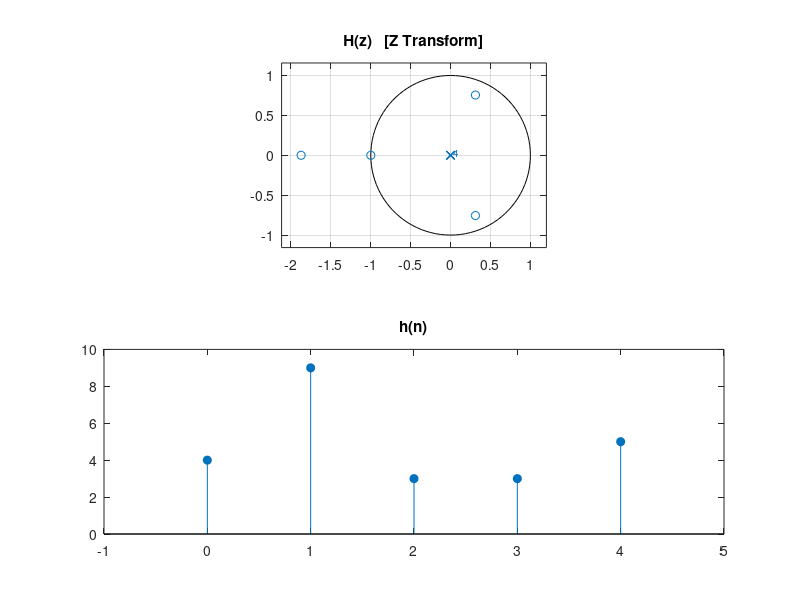
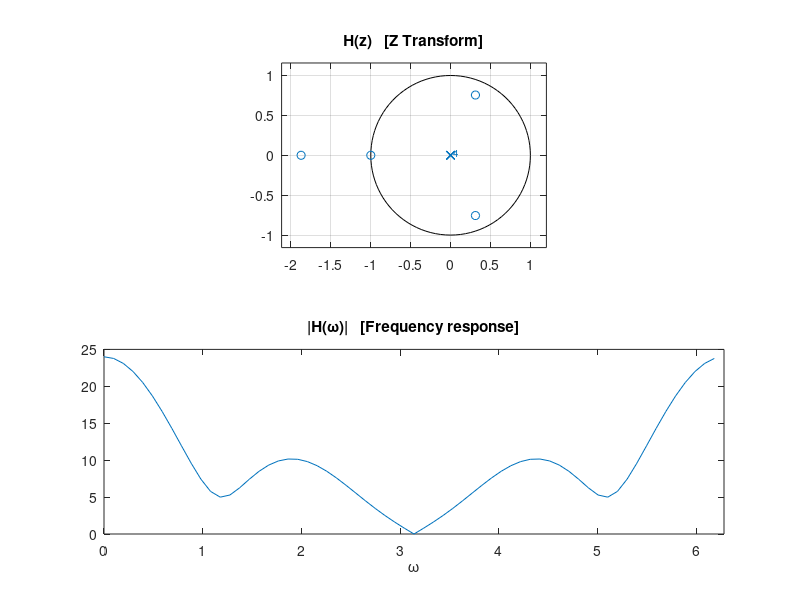
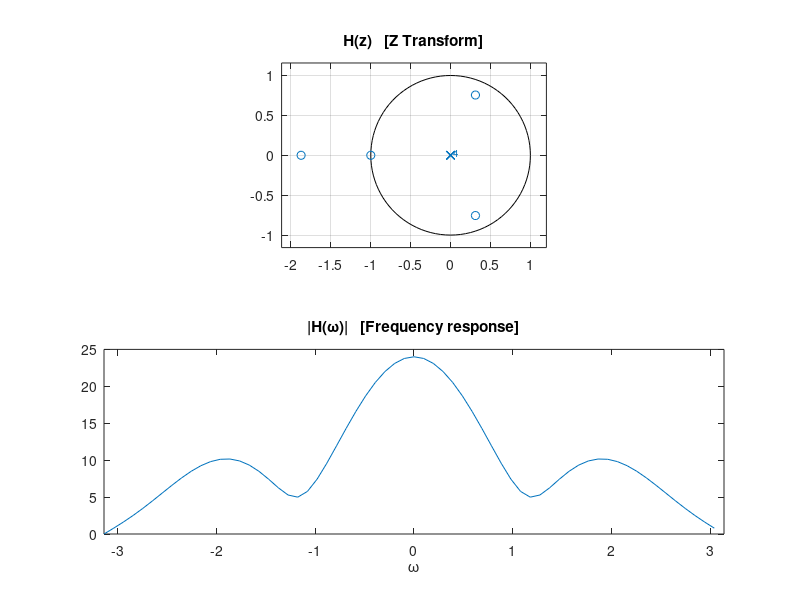
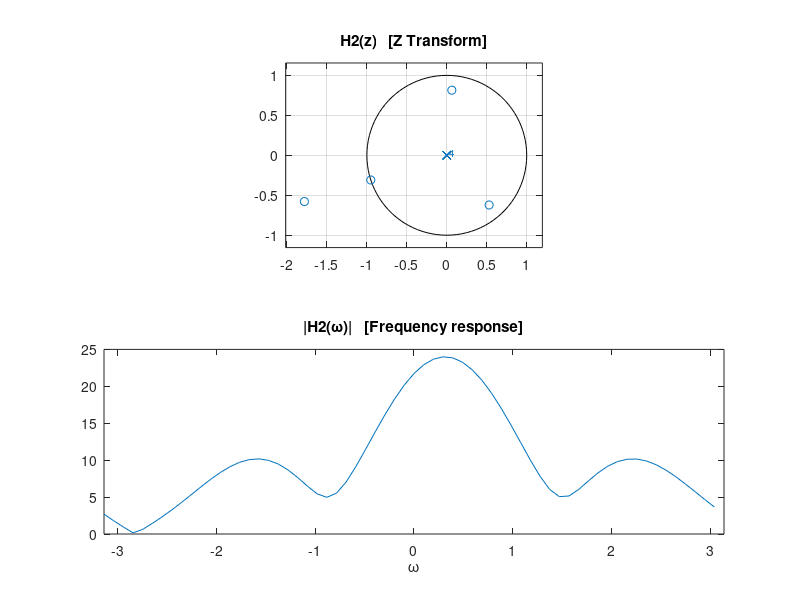

Source code (MATLAB) for these figures, in order:
%% demo_2: Modulation property of Z-transform and DTFT
% Example using FIR filter

%% Define FIR filter

h = [4 9 3 3 5];
N = length(h);
n = 0:N-1;

figure(1)
clf

% Plot pole-zero diagram
subplot(2, 1, 1)
zplane(h)
title('H(z)   [Z Transform]')

% Plot impulse response
subplot(2, 1, 2)
stem(n, h, 'filled')
title('h(n)')
xlim([-1 N])

print -dpdf figures/demo-2-1

%% Plot frequency response

Nfft = 64;
H = fft(h, Nfft);
f = (0:Nfft-1)/Nfft;
om = 2*pi*f;

figure(1)
clf
subplot(2, 1, 1)
zplane(h)
title('H(z)   [Z Transform]')

subplot(2, 1, 2)
plot(om, abs(H))
title('|H(\omega)|   [Frequency response]')
xlabel('\omega')
xlim([0 2*pi])

print -dpdf figures/demo-2-2

%% Plot frequency response over [-pi, pi]
% instead of over [0, 2 pi]

figure(1)
clf
subplot(2, 1, 1)
zplane(h)
title('H(z)   [Z Transform]')

subplot(2, 1, 2)
plot(om - pi, fftshift(abs(H)))
title('|H(\omega)|   [Frequency response]')
xlabel('\omega')
xlim([-pi pi])

print -dpdf figures/demo-2-3

%% Modulation
% Complex modulation

I = sqrt(-1);
h2 = h .* exp( I * 0.1 * pi * n );   % h2 is complex !
% How does this change the pole-zero diagram and frequency response

H2 = fft(h2, Nfft);

figure(1)
clf
subplot(2, 1, 1)
zplane(h2)
title('H2(z)   [Z Transform]')

subplot(2, 1, 2)
plot(om - pi, fftshift(abs(H2)))
title('|H2(\omega)|   [Frequency response]')
xlabel('\omega')
xlim([-pi pi])

print -dpdf figures/demo-2-4

%% Question
% The pole-zero diagram rotates and the frequency response shifts (why?)

% Does this also work for a recursive filter?
% See next example...



